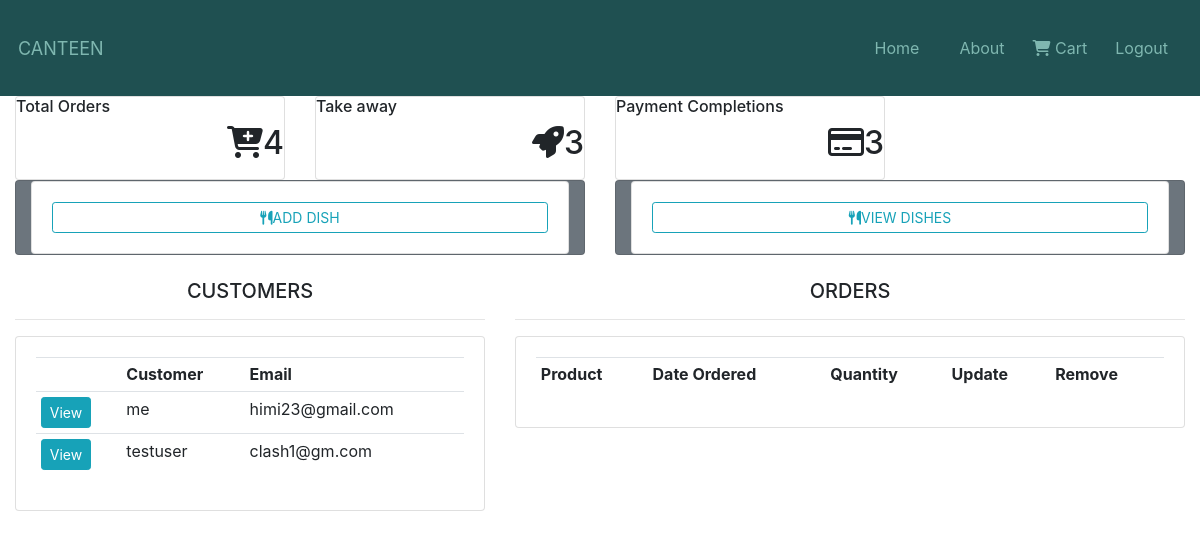
The app's page /dashboard/ (signed in) with its own data.
### account/models.py (models this page shows, shortened)
class Customer(models.Model):
    user=models.OneToOneField(User,on_delete=models.CASCADE)
    name=models.CharField(max_length=200)
    email=models.EmailField(max_length=100)

### ordering/decorators.py (the view)
    def wrapper_func(request, *args, **kwargs):
        if not request.user.is_staff:
            return redirect('menu')
        else:
            return view_func(request, *args, **kwargs)

### ordering/views.py (called while the page is built)
@admin_only
def Dashboard(request):
    orders_info=order_info.objects.all()
    carts=cart.objects.all()
    products=Product.objects.all()
    customers=Customer.objects.all()
    total_customer=customers.count()
    total_order=orders_info.count()
    take_away=orders_info.filter(take_away="True").count()
    payment=orders_info.filter(complete="True").count()
    context={"orders_info":orders_info, "carts":carts, "products":products , "customers":customers , "total_customer":total_customer, "total_order":total_order , "take_away":take_away , "payment":payment }
    return render(request,"ordering/dashboard.html",context)

### ordering/templates/ordering/dashboard.html (shortened to what this page needs)
{% extends "account/base.html" %}
{% load static %}
{% block content %}
<div class="col" class="container">
    <div class="row">
        <div class="col-md-4 col-xl-3">
            <div class="card bg-c-blue order-card">
                <div id="b" class="card-block">
                    <h6 class="m-b-20 r">Total Orders</h6>
                    <h2 class="text-right r"><i class="fa fa-cart-plus f-left"></i><span>{{total_order}}</span></h2>
                </div>
            </div>
        </div>
        <div class="col-md-4 col-xl-3">
            <div class="card bg-c-green order-card">
                <div class="card-block">
                    <h6 class="m-b-20 r">Take away</h6>
                    <h2 class="text-right r"><i class="fa fa-rocket f-left"></i><span>{{take_away}}</span></h2>
                </div>
            </div>
        </div>
        <div class="col-md-4 col-xl-3">
            <div class="card bg-c-pink order-card">
                <div class="card-block">
                    <h6 class="m-b-20 r">Payment Completions</h6>
                    <h2 class="text-right r"><i class="fa fa-credit-card f-left"></i><span>{{payment}}</span></h2>
                </div>
            </div>
        </div>
    </div>
<div class="row">
    <div class="col-sm-6 text-center">
        <div class="card bg-secondary col-md">
            <div class=" card card-body">
            <a href="{% url 'add_product' %}" class="btn btn-sm btn-outline-info"><i class="fa fa-cutlery f-left"></i>ADD DISH</a>
            </div>
        </div>
    </div>
    <div class="col-sm-6 text-center">
        <div class="card bg-secondary col-md">
            <div class=" card card-body">
                <a href="{% url 'view_product' %}" class="btn btn-sm btn-outline-info"><i class="fa fa-cutlery f-left"></i>VIEW DISHES</a>
            </div>
        </div>
    </div>
</div>
<br>
<div class="row">
    <div class="col-md-5">
        <h5 style="text-align: center;">CUSTOMERS</h5>
        <hr>
        <div class="card card-body">
            <table class="table table-sm">
                <tr>
                    <th></th>
                    <th>Customer</th>
                    <th>Email</th>
                </tr>
                {% for customer in customers %}
                <tr>
                    <td><a href="{% url 'customer' customer.id %}" class="btn btn-sm btn-info  ">View</a></td>
                    <td>{{customer.name}}</td>
                    <td>{{customer.email}}</td>
                </tr>
                {% endfor %}
            </table>
        </div>
    </div>
    <div class="col-md-7">
        <h5 style="text-align: center;">ORDERS</h5>
        <hr>
        <div class="card card-body">
            <table class="table table-sm">
                <tr>
                    <th>Product</th>
                    <th>Date Ordered</th>
                    <th>Quantity</th>
                    <th>Update</th>
                    <th>Remove</th>
                </tr>
            </table>
        </div>
    </div>
</div>
{% endblock %}

### account/static/account/main.css (style rules this page uses)
::placeholder { color: white; }

### records on screen
Customer: name "me", email "himi23@gmail.com"
Customer: name "testuser", email "clash1@gm.com"

### other values on screen
{{ total_order }} "4"
{{ take_away }} "3"
{{ payment }} "3"
